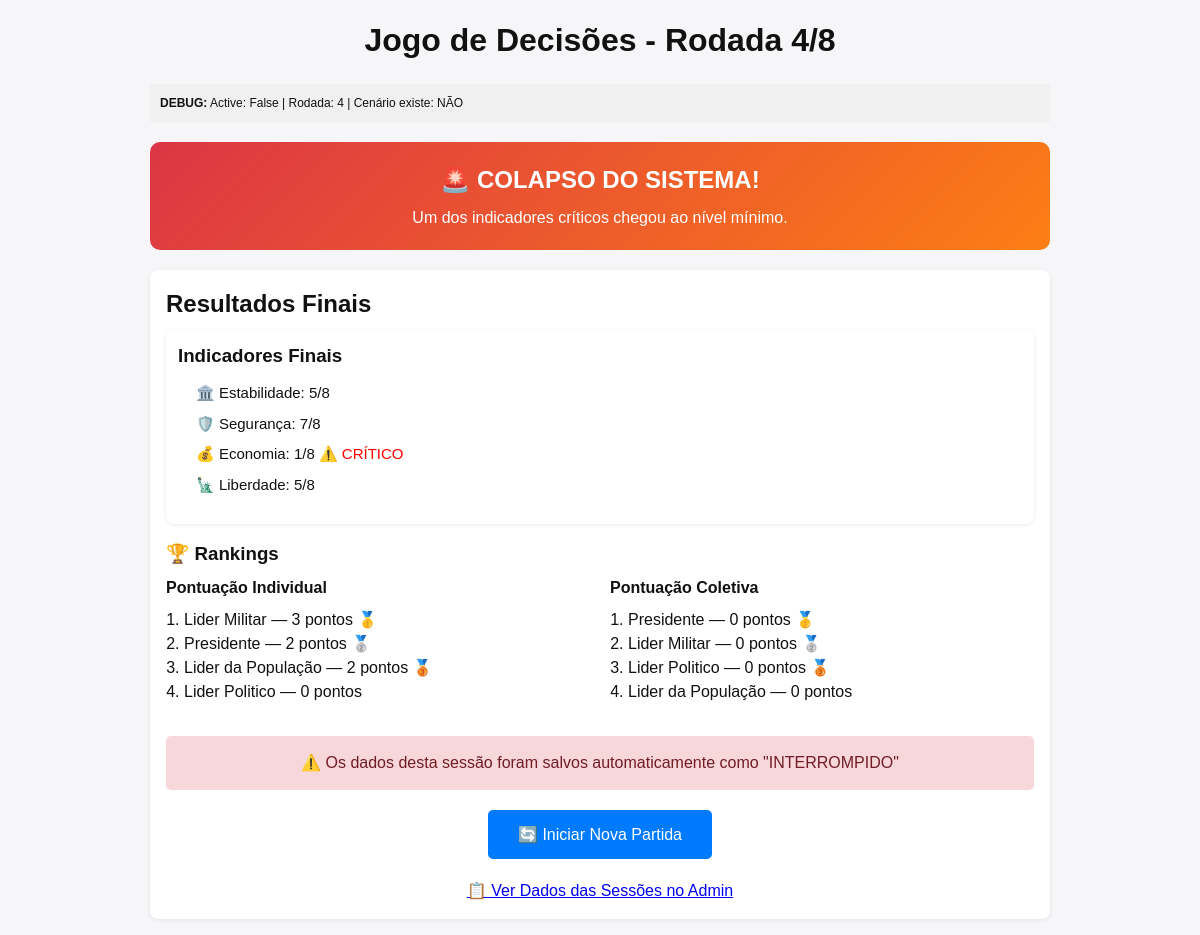
Screenshot of /game/ with the database file from the repository.
### game/models.py (models this page shows, shortened)
class GameState(models.Model):
    rodada_atual = models.IntegerField(default=1)
    estabilidade = models.IntegerField(default=3)
    seguranca = models.IntegerField(default=3)
    economia = models.IntegerField(default=3)
    liberdade = models.IntegerField(default=3)
    active = models.BooleanField(default=True)  # se False => terminou
    updated_at = models.DateTimeField(auto_now=True)

class Player(models.Model):
    name = models.CharField(max_length=100)
    papel = models.CharField(max_length=100)  # ex: 'Presidente'
    pontuacao_individual = models.IntegerField(default=0)
    pontuacao_coletiva = models.IntegerField(default=0)

### game/views.py (the view, shortened to what this page needs)
# urls.py: path('', views.game_view, name='game'),
def game_view(request):
    _init_if_needed()
    gs = GameState.objects.first()
    players = list(Player.objects.all())
    print(f"DEBUG: GameState - active: {gs.active}, rodada: {gs.rodada_atual}")
    scenario = None
    if gs.active and gs.rodada_atual <= MAX_ROUNDS:
        scenario = _get_random_scenario_for_round(gs.rodada_atual)
        print(f"DEBUG: Scenario encontrado para rodada {gs.rodada_atual}: {scenario is not None}")
    context = {
        "players": players,
        "gs": gs,
        "scenario": scenario,
        "max_rounds": MAX_ROUNDS,
    }
    if not gs.active:
        if (gs.estabilidade == 1 or gs.seguranca == 1 or
                gs.economia == 1 or gs.liberdade == 1):
            context["end_reason"] = "collapse"
        else:
            context["end_reason"] = "completed"
    return render(request, "game/game.html", context)

### game/views.py (called while the page is built)
def _init_if_needed():
    if not Player.objects.exists():
        for name, papel in DEFAULT_PLAYERS:
            Player.objects.create(name=name, papel=papel)
        print("DEBUG: Jogadores criados")
    if not GameState.objects.exists():
        GameState.objects.create(
            rodada_atual=1,
            estabilidade=5,
            seguranca=5,
            economia=5,
            liberdade=5,
            active=True
        )
        print("DEBUG: GameState criado")
    else:
        gs = GameState.objects.first()
        print(f"DEBUG: GameState existente - ativo: {gs.active}, rodada: {gs.rodada_atual}")

### game/templates/game/game.html (shortened to what this page needs)
{% load static %}
<!doctype html>
<html>
<head>
  <link rel="stylesheet" href="{% static 'game/style.css' %}">
</head>
<body>
  <main class="container">
    <h1>Jogo de Decisões - Rodada {{ gs.rodada_atual }}/{{ max_rounds }}</h1>
    <div style="background: #f0f0f0; padding: 10px; margin: 10px 0; font-size: 12px;">
      <strong>DEBUG:</strong>
      Active: {{ gs.active }} |
      Rodada: {{ gs.rodada_atual }} |
      Cenário existe: {% if scenario %}SIM{% else %}NÃO{% endif %}
    </div>
    {% if not gs.active %}
      {% if end_reason == "collapse" %}
        <div style="background: linear-gradient(135deg, #dc3545, #fd7e14); color: white; text-align: center; padding: 20px; border-radius: 10px; margin: 20px 0;">
          <h2>🚨 COLAPSO DO SISTEMA!</h2>
          <p>Um dos indicadores críticos chegou ao nível mínimo.</p>
        </div>
      {% else %}
        <div style="background: linear-gradient(135deg, #28a745, #20c997); color: white; text-align: center; padding: 20px; border-radius: 10px; margin: 20px 0;">
          <h2>🎉 JOGO COMPLETADO!</h2>
          <p>Parabéns! Vocês conseguiram governar por {{ max_rounds }} rodadas.</p>
        </div>
      {% endif %}
      <section class="final">
        <h2>Resultados Finais</h2>
        <div class="indicators">
          <h3>Indicadores Finais</h3>
          <ul>
            <li>🏛️ Estabilidade: {{ gs.estabilidade }}/8
            </li>
            <li>🛡️ Segurança: {{ gs.seguranca }}/8
            </li>
            <li>💰 Economia: {{ gs.economia }}/8
              {% if gs.economia == 1 %}<span style="color: red;">⚠️ CRÍTICO</span>{% endif %}
            </li>
            <li>🗽 Liberdade: {{ gs.liberdade }}/8
            </li>
          </ul>
        </div>
        <h3>🏆 Rankings</h3>
        <div style="display: grid; grid-template-columns: 1fr 1fr; gap: 20px;">
          <div>
            <h4>Pontuação Individual</h4>
            <ol>
              {% for p in players|dictsortreversed:"pontuacao_individual" %}
                <li>{{ p.papel }} — {{ p.pontuacao_individual }} pontos
                  {% if forloop.first %}🥇{% elif forloop.counter == 2 %}🥈{% elif forloop.counter == 3 %}🥉{% endif %}
                </li>
              {% endfor %}
            </ol>
          </div>
          <div>
            <h4>Pontuação Coletiva</h4>
            <ol>
              {% for p in players|dictsortreversed:"pontuacao_coletiva" %}
                <li>{{ p.papel }} — {{ p.pontuacao_coletiva }} pontos
                  {% if forloop.first %}🥇{% elif forloop.counter == 2 %}🥈{% elif forloop.counter == 3 %}🥉{% endif %}
                </li>
              {% endfor %}
            </ol>
          </div>
        </div>
        {% if end_reason == "completed" %}
        <div class="communication-choice">
          <h3>📋 Salvar Dados da Sessão</h3>
          <p>Esta sessão foi jogada com ou sem comunicação entre os jogadores?</p>
          <form method="post" style="text-align: center;">
            {% csrf_token %}
            <div style="margin: 15px 0;">
              <label style="margin: 0 15px;">
                <input type="radio" name="tipo_comunicacao_final" value="SIM" checked>
                ✅ Com Comunicação
              </label>
              <label style="margin: 0 15px;">
                <input type="radio" name="tipo_comunicacao_final" value="NAO">
                ❌ Sem Comunicação
              </label>
            </div>
            <input type="hidden" name="reset_game" value="1">
            <button type="submit" style="background-color: #007bff; color: white; padding: 15px 30px; border: none; cursor: pointer; border-radius: 5px; font-size: 16px;">
              💾 Salvar Sessão e Iniciar Nova Partida
            </button>
          </form>
        </div>
        {% else %}
        <div style="text-align: center; margin-top: 20px;">
          <p style="background: #f8d7da; color: #721c24; padding: 15px; border-radius: 5px; margin-bottom: 20px;">
            ⚠️ Os dados desta sessão foram salvos automaticamente como "INTERROMPIDO"
          </p>
          <form method="post">
            <button type="submit" style="background-color: #007bff; color: white; padding: 15px 30px; border: none; cursor: pointer; border-radius: 5px; font-size: 16px;">
              🔄 Iniciar Nova Partida
            </button>
          </form>
        </div>
        {% endif %}
        <p style="text-align: center; margin-top: 20px;">
          <a href="{% url 'admin:index' %}">📋 Ver Dados das Sessões no Admin</a>
        </p>
      </section>
    {% endif %}
  </main>
</body>
</html>

### game/static/game/style.css (style rules this page uses)
* { margin: 0; padding: 0; box-sizing: border-box; }
body { font-family: Arial, sans-serif; background-color: #f6f6f8; color: #111; line-height: 1.5; padding: 16px; }
.container { max-width: 900px; margin: 0 auto; }
h1 { margin-bottom: 20px; text-align: center; }
h2, h3, h4 { margin-bottom: 8px; }
.indicators { background: #fff; border-radius: 8px; padding: 12px; margin-bottom: 16px; box-shadow: 0 1px 4px rgba(0,0,0,0.08); }
.indicators ul { list-style: none; padding: 0; }
.indicators li { padding: 4px 0; font-size: 15px; }
button { background: #0b5ed7; color: #fff; border: none; padding: 10px 14px; border-radius: 6px; cursor: pointer; font-size: 16px; transition: background 0.2s ease-in-out; }
.final { background: #fff; border-radius: 8px; padding: 16px; box-shadow: 0 1px 4px rgba(0,0,0,0.08); }
.final ul, .final ol { margin-top: 8px; margin-bottom: 12px; padding-left: 18px; }

### rows the page displays
GameState: rodada_atual "4", active "False", estabilidade "5", seguranca "7", economia "1", liberdade "5"
Player: papel "Lider Militar", pontuacao_individual "3", pontuacao_coletiva "0"
Player: papel "Presidente", pontuacao_individual "2", pontuacao_coletiva "0"
Player: papel "Lider da População", pontuacao_individual "2", pontuacao_coletiva "0"
Player: papel "Lider Politico", pontuacao_individual "0", pontuacao_coletiva "0"

### other values shown
{{ max_rounds }} "8"
